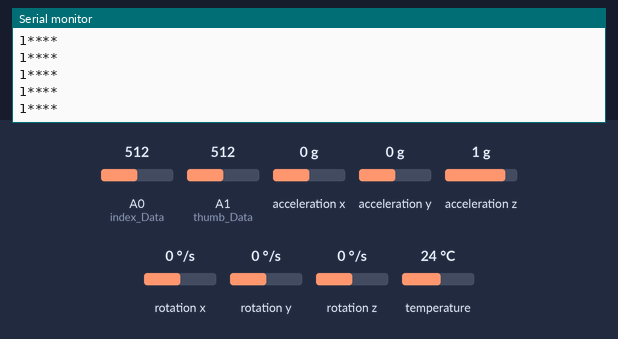
Simulated run of this sketch. Board: Arduino Uno, built with avr-gcc and run on an emulated ATmega328P. On the bench: the last lines printed to the serial monitor. The inputs (shaded band) are chosen by the test bench; at power-on: A0 (index_Data) = 512, A1 (thumb_Data) = 512, acceleration x 0 g, acceleration y 0 g, acceleration z 1 g, rotation x 0 °/s, rotation y 0 °/s, rotation z 0 °/s, temperature 24 °C. No radio packets arrive unless stated.

Above: at 3.3 s.
3.4 s: A0 (index_Data) set to 541
At 3.46 s:
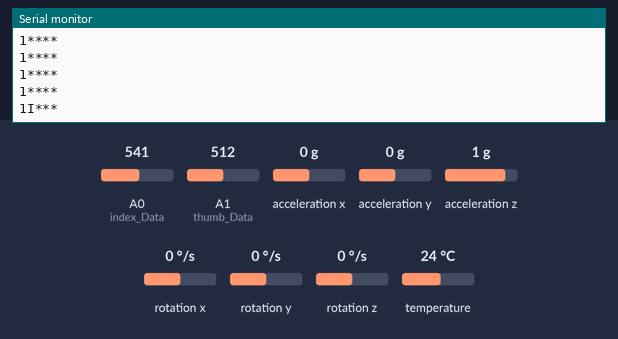
5.4 s: A1 (thumb_Data) set to 529
At 5.48 s:
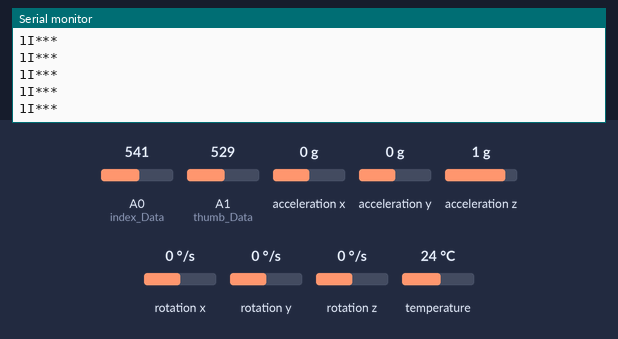
6.9 s: A1 (thumb_Data) set to 548
At 6.92 s:
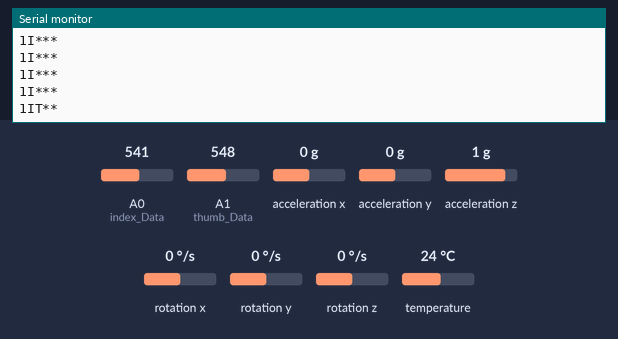

Measured:
- the behaviour switches between 526 and 527 on A0 (index_Data) (found by bisection; images 0 and 1)
- the behaviour switches between 536 and 537 on A1 (thumb_Data) (found by bisection; images 2 and 3)
- after the input at 3.4 s, the serial monitor: prints a new line after 0.06 s (image 1)
- after the input at 6.9 s, the serial monitor: prints a new line at once (image 3)

The sketch:

GLOVE_TRANSMITTER.ino
```cpp
#include <Adafruit_MPU6050.h>
#include <Adafruit_Sensor.h>
#include <Wire.h>
#include <SPI.h>
#include <nRF24L01.h>
#include <RF24.h>

RF24 radio(7,8); // CE, CSN
const byte address[6] = "00001";
String sentData;

Adafruit_MPU6050 mpu;

//Create thumb Sensors
int index, thumb = 0; //Index thumb

int index_Data = A0;
int thumb_Data = A1;

/*
  2 Flex sensors used. Thumb, and Index
*/
int thumb_high = 0;
int thumb_low = 0;
int index_high = 0;
int index_low = 0;
int x,y,z = 0;


//Stop Caliberating the Flex Sensor when complete
bool bool_caliberate = false;

//How often to send values to the Robotic Arm
int response_time = 10;

void setup() {

 Serial.begin(115200);
  radio.begin();
  radio.openWritingPipe(address);
  radio.setPALevel(RF24_PA_MIN);
  radio.stopListening();

  // Try to initialize!
  if (!mpu.begin()) {
    Serial.println("Failed to find MPU6050 chip");
    while (1) {
      delay(10);
    }
  }
  Serial.println("MPU6050 Found!");

  // set accelerometer range to +-16G
  mpu.setAccelerometerRange(MPU6050_RANGE_16_G);

  // set gyro range to +- 500 deg/s
  mpu.setGyroRange(MPU6050_RANGE_500_DEG);

  // set filter bandwidth to 21 Hz
  mpu.setFilterBandwidth(MPU6050_BAND_21_HZ);

  delay(100);

}
void loop() {
  sentData = "1";
/* Get the accelerometer values */
  smoothen();
  /* Get the flex values */
  index = analogRead(index_Data);
  thumb = analogRead(thumb_Data);

  //Calibrate to find upper and lower limit of the Flex Sensor
  if (bool_caliberate == false ) {

    thumb_high = (thumb * 1.05);
    thumb_low = (thumb * 0.98);

    index_high = (index * 1.03);
    index_low = (index * 0.97);

    bool_caliberate = true;
  }

//LOGIC
 // index  (Gripper)
  if (index >= index_high) {
    sentData+="I";
  }

  else if (index <= index_low) {
    sentData+="i";
  }
  else sentData+="*";


  // thumb  (DC mOTORS)
  if (thumb >= thumb_high) {
    sentData+="T";
  }

  else if (thumb <= thumb_low) {
    sentData+="t";
  }
  else sentData+="*";

//Waist left
if ( y <= -1.6) {
    sentData+="A";
  }

  //Waist Right
  else if (  y >= 1.6) {
    sentData+="B";
  }
  else sentData+="*";


//Elbow Up
if ( x >= 1.6) {
    sentData+="E";
  }

  //Elbow down
  else if (  x <= -1.6) {
    sentData+="F";
  }
  else sentData+="*";

    delay(10);
//END OF LOGIC

  Serial.println(sentData); // Send the array data (X value) to the other NRF24L01 modile
  const char sentDataC[23] = "";
  sentData.toCharArray(sentDataC,sizeof(sentDataC));
  radio.write(&sentDataC, sizeof(sentDataC));
  delay(10);

}

void smoothen(){
  sensors_event_t a, g, temp;
  for(int i = 0; i< 6;i++){
    mpu.getEvent(&a, &g, &temp);
  delay(response_time);

  x += a.acceleration.x;
  y += a.acceleration.y;
  z += a.acceleration.z;
  }
  x/=6;
  y/=6;
  z/=6;
  }
```
